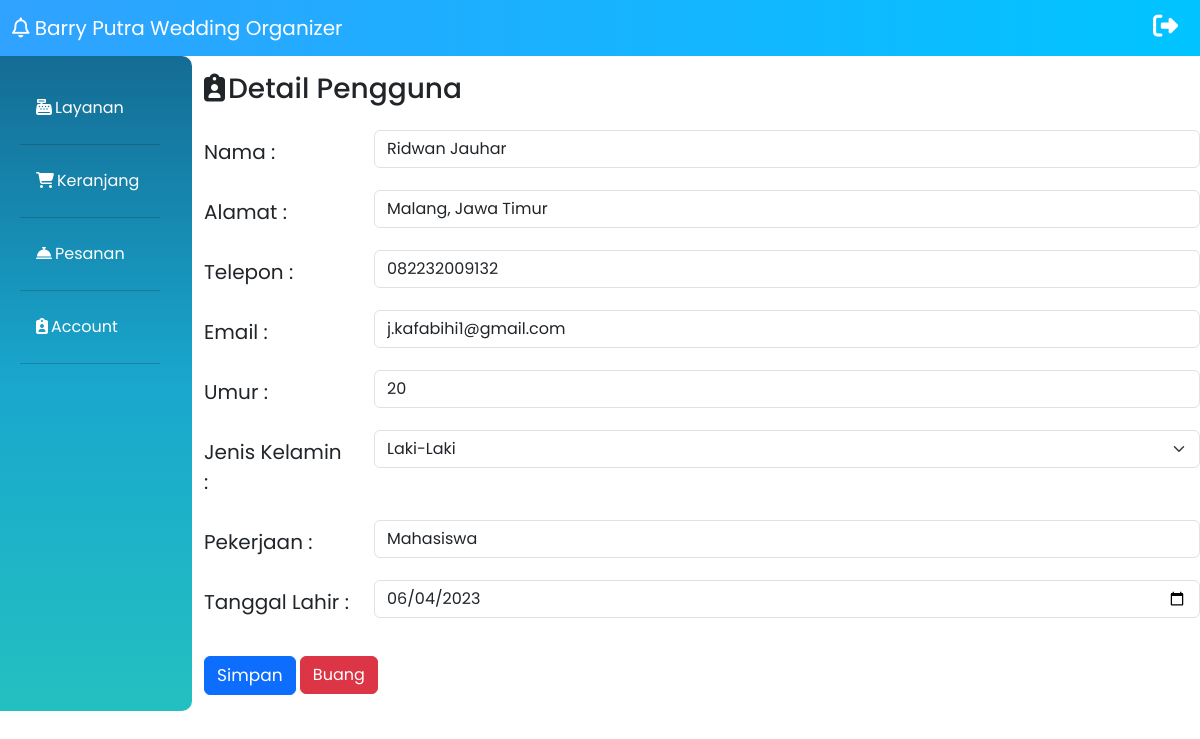
The page /pelanggan_akun.php (signed in) on the database its author committed.
### tables this page shows
CREATE TABLE IF NOT EXISTS `pelanggan` (
  `id_pelanggan` int(11) NOT NULL AUTO_INCREMENT,
  `nama` varchar(100) DEFAULT '-',
  `alamat` varchar(100) DEFAULT '-',
  `telepon` varchar(50) DEFAULT '-',
  `email` varchar(100) DEFAULT '-',
  `umur` int(11) DEFAULT NULL,
  `gender` varchar(50) DEFAULT '-',
  `pekerjaan` varchar(100) DEFAULT '-',
  `tanggal_lahir` date DEFAULT NULL,
  `id_akun` int(11) NOT NULL,
  PRIMARY KEY (`id_pelanggan`),
  KEY `FK_pelanggan_users` (`id_akun`) USING BTREE,
  CONSTRAINT `FK_pelanggan_akun` FOREIGN KEY (`id_akun`) REFERENCES `akun` (`id_akun`) ON DELETE CASCADE ON UPDATE CASCADE
);

### pelanggan_akun.php (the view, shortened to what this page needs)
<!doctype html>
<html lang="en">
<head>
    <link href="https://cdn.jsdelivr.net/npm/bootstrap@5.3.0-alpha3/dist/css/bootstrap.min.css" rel="stylesheet">
    <link rel="stylesheet" href="Pelanggan.css">
    <link rel="stylesheet" href="fontawesome/css/all.css">
    <link rel="stylesheet" href="pelanggan_akun.css">
</head>
<body>
    <nav class="navbar fixed-top">
        <div class="container-fluid">
            <a class="navbar-brand text-white">
                <i class="fa-regular fa-bell"></i>
                Barry Putra Wedding Organizer
            </a>
            <div class="icon">
                <a href="logout.php" style="text-decoration: none;">
                    <i class="fas fa-right-from-bracket text-white" data-toggle="tooltip" title="Sign Out"></i>
                </a>
            </div>
        </div>
    </nav>
    <div class="row no-gutters mt-5">
        <div class="col-md-2 mt-2 p-3">
            <ul class="nav flex-column m-lg-3 mb-5">
                <li class="nav-item">
                    <a class="nav-link" href="pelanggan_layanan.php"><i class="fa-solid fa-cash-register"></i>Layanan</a>
                    <hr class="bg-secondary">
                </li>
                <li class="nav-item">
                    <a class="nav-link" href="pelanggan_keranjang.php"><i class="fa-solid fa-cart-shopping"></i>Keranjang</a>
                    <hr class="bg-secondary">
                </li>
                <li class="nav-item">
                    <a class="nav-link" href="pelanggan_pesanan.php"><i class="fa-solid fa-bell-concierge"></i>Pesanan</a>
                    <hr class="bg-secondary">
                </li>
                <li class="nav-item">
                    <a class="nav-link" href="pelanggan_akun.php"><i class="fa-solid fa-clipboard-user"></i>Account</a>
                    <hr class="bg-secondary">
                </li>
            </ul>
        </div>
        <div class="col-md-10 mt-4">
            <h3><i class="fa-solid fa-clipboard-user"></i>Detail Pengguna</h3>
            <form action="addDetailPelanggan.php" method="post">
                <?php
                include 'koneksi.php';
                $username = $_SESSION['login_user'];
                $query = "SELECT * FROM pelanggan, akun WHERE akun.username = '$username' and pelanggan.id_akun = akun.id_akun";
                $result = mysqli_query($conn, $query);
                $row = mysqli_fetch_assoc($result)
                ?>
                <div class="detail mt-4">
                    <div class="mb-3 row">
                        <label for="nama_akun" class="col-sm-2 col-form-label">Nama :</label>
                        <div class="col-sm-10">
                            <input type="text" class="form-control" id="nama_akun" name="nama_akun" value="<?= $row['nama'] ?>">
                        </div>
                    </div>
                    <div class="mb-3 row">
                        <label for="alamat" class="col-sm-2 col-form-label">Alamat :</label>
                        <div class="col-sm-10">
                            <input type="text" class="form-control" id="alamat" name="alamat" value="<?= $row['alamat'] ?>">
                        </div>
                    </div>
                    <div class="mb-3 row">
                        <label for="telepon" class="col-sm-2 col-form-label">Telepon :</label>
                        <div class="col-sm-10">
                            <input type="tel" class="form-control" id="telepon" name="telepon" value="<?= $row['telepon'] ?>">
                        </div>
                    </div>
                    <div class="mb-3 row">
                        <label for="email" class="col-sm-2 col-form-label">Email :</label>
                        <div class="col-sm-10">
                            <input type="email" class="form-control" id="email" name="email" value="<?= $row['email'] ?>">
                        </div>
                    </div>
                    <div class="mb-3 row">
                        <label for="umur" class="col-sm-2 col-form-label">Umur :</label>
                        <div class="col-sm-10">
                            <input type="number" class="form-control" id="umur" name="umur" value="<?= $row['umur'] ?>">
                        </div>
                    </div>
                    <div class="mb-3 row">
                        <label for="gender" class="col-sm-2 col-form-label">Jenis Kelamin :</label>
                        <div class="col-sm-10">
                            <select class="form-select" aria-label="gender" name="gender">
                                <option selected value="<?= $row['gender'] ?>"><?= $row['gender'] ?></option>
                            </select>
                        </div>
                    </div>
                    <div class="mb-3 row">
                        <label for="pekerjaan" class="col-sm-2 col-form-label">Pekerjaan :</label>
                        <div class="col-sm-10">
                            <input type="text" class="form-control" id="pekerjaan" name="pekerjaan" value="<?= $row['pekerjaan'] ?>">
                        </div>
                    </div>
                    <div class="mb-3 row">
                        <label for="tgl" class="col-sm-2 col-form-label">Tanggal Lahir :</label>
                        <div class="col-sm-10">
                            <input type="date" class="form-control" id="tgl" name="tgl" value="<?= $row['tanggal_lahir'] ?>">
                        </div>
                    </div>
                </div>
                <button type="submit" class="btn btn-primary mb-3 mt-3" name="btnSimpan">Simpan</button>
                <button type="reset" class="btn btn-danger mb-3 mt-3"> Buang </button>
        </div>
    </div>
</body>
</html>

### Pelanggan.css (style rules this page uses)
* { font-family: 'Poppins', sans-serif; }
.navbar { background-image: linear-gradient(to left, #00C4FF, #30A2FF); }
.navbar-brand { font-size: 20px; color: white; }
.fa-right-from-bracket { margin-right: 10px; font-size: 25px; color: black; }
.col-md-2 { background-image: linear-gradient(to top, rgb(35, 192, 192), #19A7CE, #146C94); border-radius: 10px; }
.nav-link { color: white; }
.fa-solid { margin-right: 3px; }
.btn-primary { font-size: 17px; }

### pelanggan_akun.css (style rules this page uses)
.detail { font-size: 20px; }

### rows shown on the page
pelanggan: nama_akun "Ridwan Jauhar", alamat "Malang, Jawa Timur", telepon "082232009132", email "j.kafabihi1@gmail.com", umur "20", gender "Laki-Laki", pekerjaan "Mahasiswa", tgl "06/04/2023"
